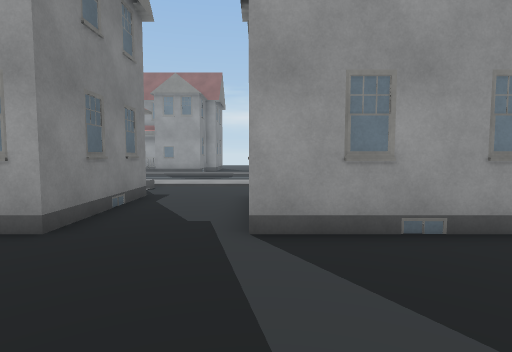
view 1 (above)

23 first-person views from a walk through a scene from a Unity 3-D project. The camera is 1.2 m above the floor, tilts 4° down and sees 80° across. The floor is counted in squares, 1 m on a side. Each view is taken from the middle of a square. On the plan, view 1 faces up. The plan holds only what a view shows up to about 13 squares ahead; the rest is blank. The place goes on beyond the plan. The player is left out. Some animated figures are left out. Some surface patterns are stand-ins.

view 2
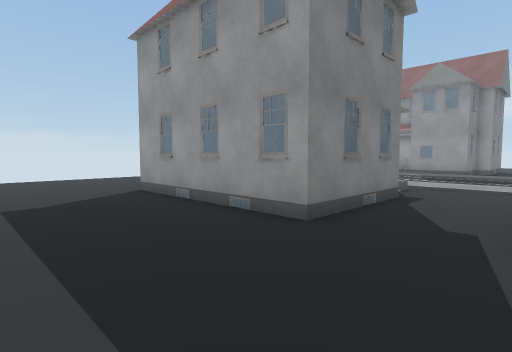

view 3
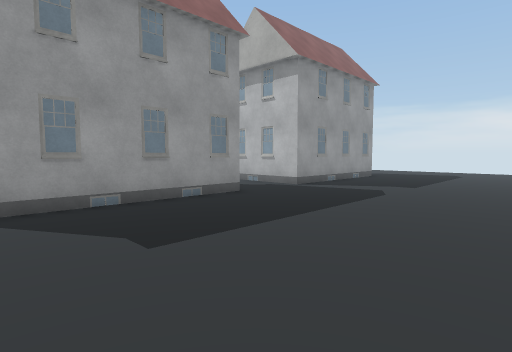

view 4
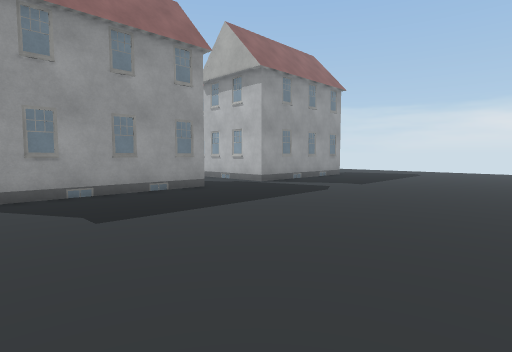

view 5
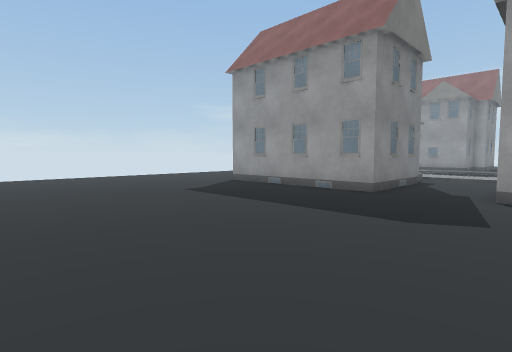

view 6
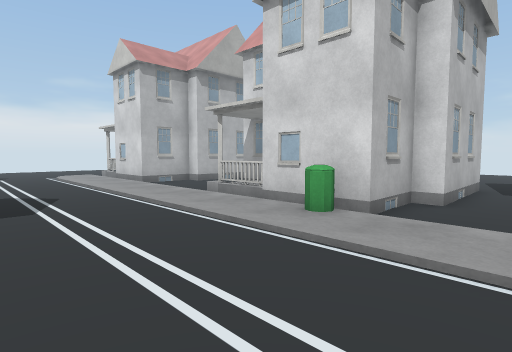

view 7
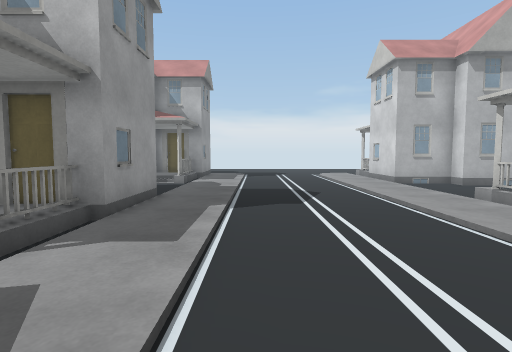

view 8
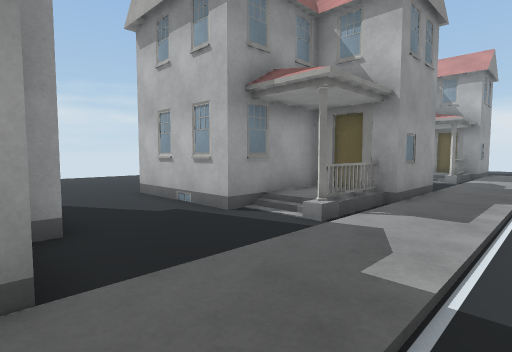

view 9
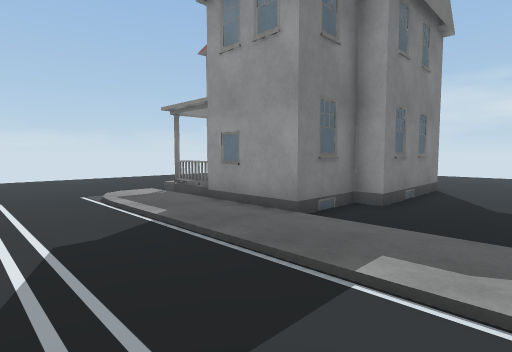

view 10
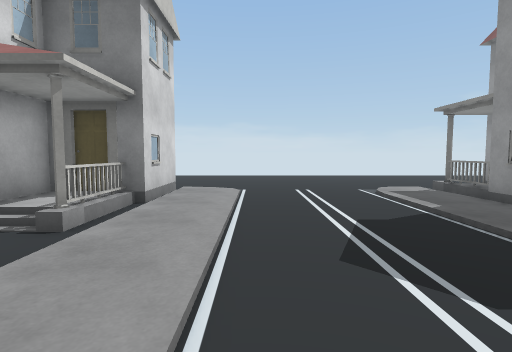

view 11
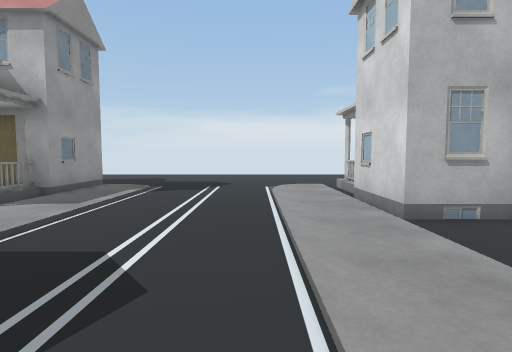

view 12
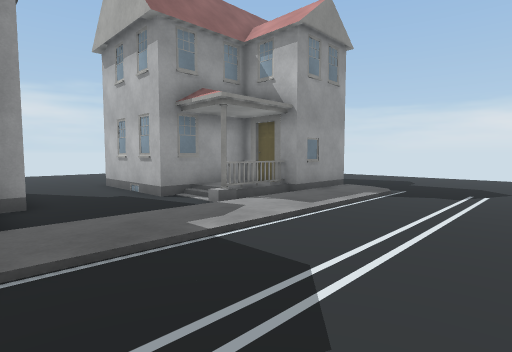

view 13
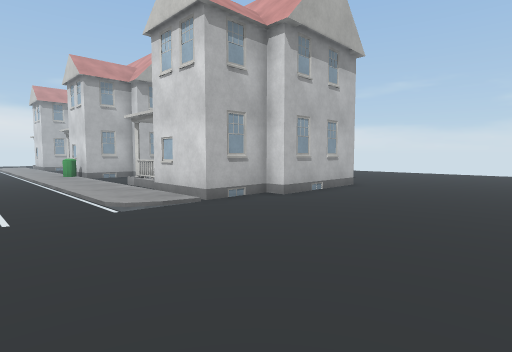

view 14
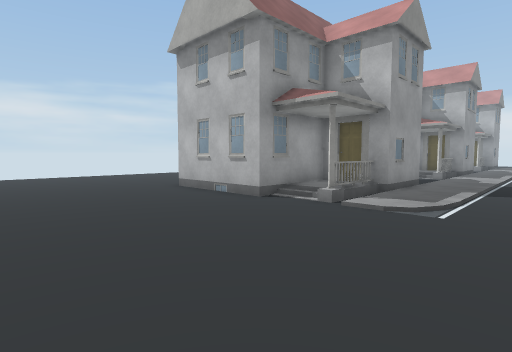

view 15
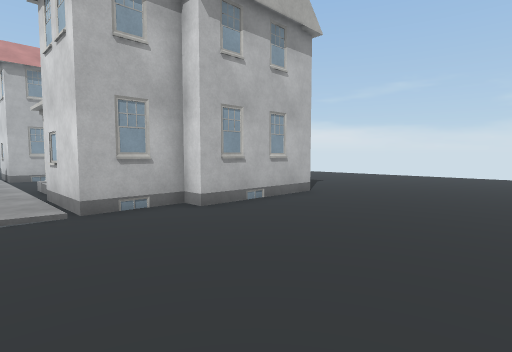

view 16
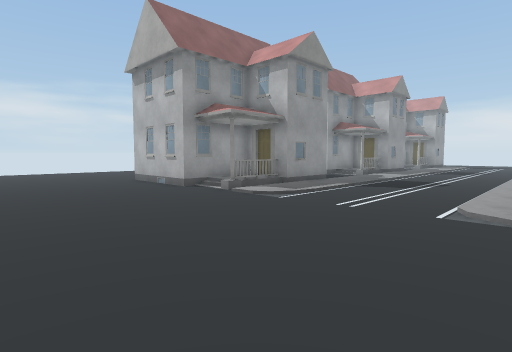

view 17
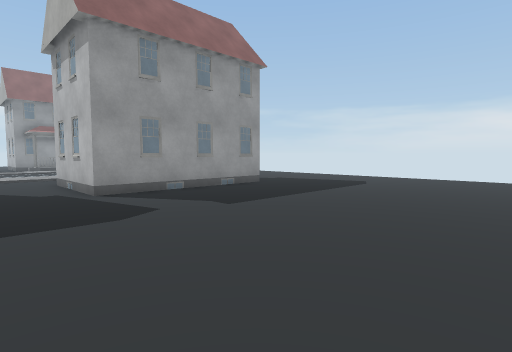

view 18
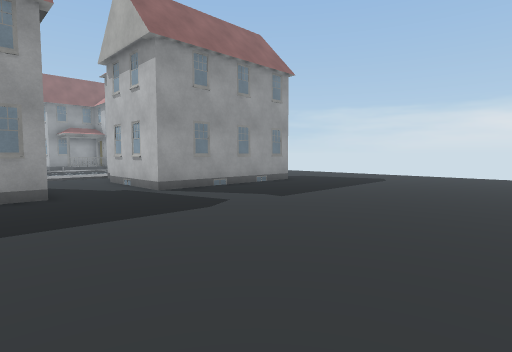

view 19
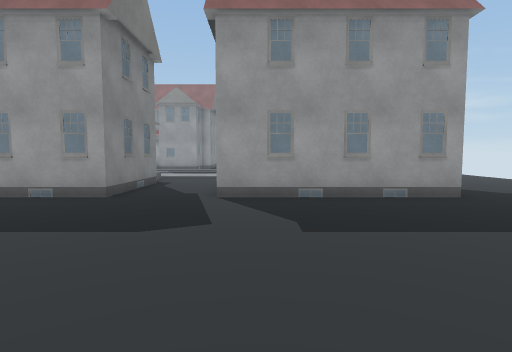

view 20
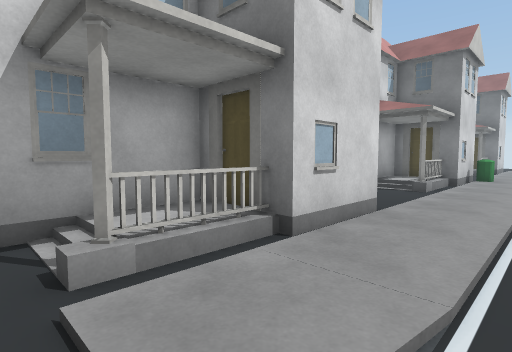

view 21
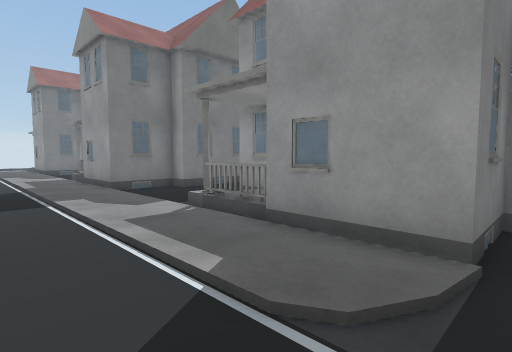

view 22
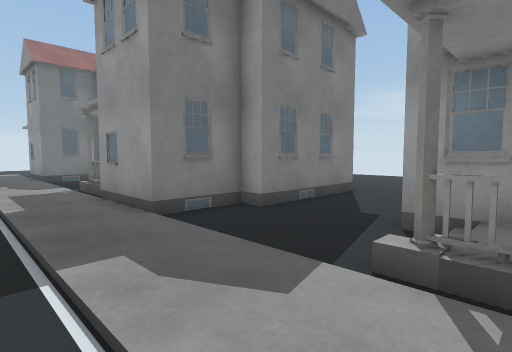

view 23
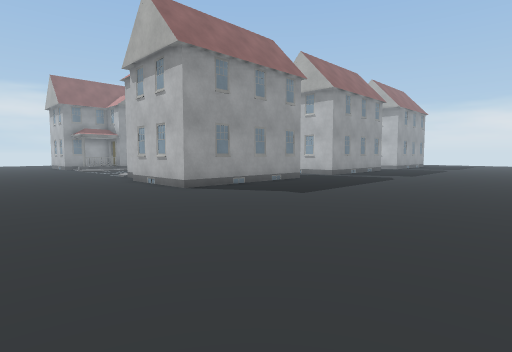

### Floor plan
Key: @ floor where view 1 was taken; # wall or solid block; . floor; / step, stairs or slope; B building; I bin.
Columns run from 16 left of view 1 to 17 right of it. Each row starts with its distance up from view 1.
 25  .....#      #..#      #..#
 24  .....#      #..#      #..#
 23  .....#      #..#      #..#
 22 ......###B####..###B####..###B# #
 21 ......./  ###..../  ###..../  ###.
 20 .......BBB###....BBB###....BBB###.
 19 ..................................
 18 ..................................
 17 ..................................
 16 ..................................
 15 ..................................
 14 ..................................
 13 ....... .......................  .
 12 ....... .........II............  .
 11 .......###BBB....###BBB....###BBB.
 10 .......###  /....###  /....###  /.
  9 ......####B###..####B###..## #####
  8 ......#      #..#      #..#
  7 ......#      #..#      #..#
  6  .....#      #..#      #..#
  5  .....########..########..########
  4  .................................
  3  .................................
  2 ..................................
  1 ..................................
  0 ................@.................
 -1 ..................................
 -2 ..................................
 -3 ..................................
 -4  .................................
 -5 . .....    ...................

Positions as (right, up) in squares from view 1, and headings:
1: (0, 0), facing up
2: (0, 0), facing up-left
3: (0, -3), facing up-right
4: (0, -5), facing up-right
5: (1, -5), facing up-left
6: (-2, 17), facing down-right
7: (-2, 17), facing right
8: (-4, 17), facing up-right
9: (0, 15), facing up-left
10: (1, 14), facing left
11: (5, 14), facing right
12: (6, 14), facing up-right
13: (-16, 16), facing down-right
14: (-16, 16), facing up-right
15: (-16, 13), facing down-right
16: (-16, 12), facing up-right
17: (7, -5), facing up-right
18: (5, -5), facing up-right
19: (11, -4), facing up
20: (17, 14), facing down-left
21: (17, 16), facing up-left
22: (12, 17), facing up-left
23: (-16, -5), facing up-right
